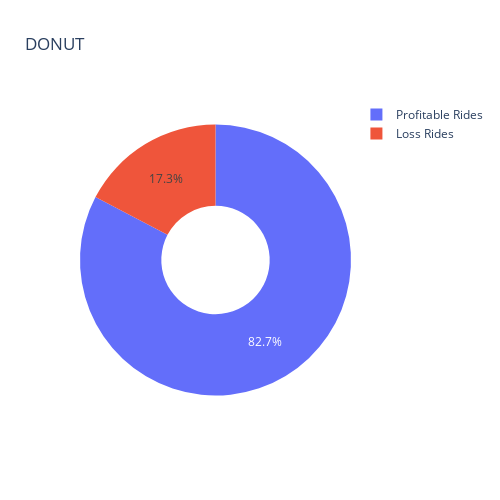

Notebook source saved alongside this figure:
### Code cell
# Calculate the count of profitable and loss rides
profitable_count = len(profitable_rides)
loss_count = len(loss_rides)

# Create a donut chart to show the distribution of profitable and loss rides
labels = ['Profitable Rides', 'Loss Rides']
values = [profitable_count, loss_count]

fig = go.Figure(data=[go.Pie(labels=labels, values=values, hole=0.4)])
fig.update_layout(title='Profitability of Rides (Dynamic Pricing vs. Historical Pricing)')
fig.update_layout(title='DONUT ', width=500, height=500)
fig.show()

### Figure 1 — Plotly figure (JSON) as saved in the notebook; plotly's stock layout.template omitted (floating-point values rounded to 4 significant figures)
{"data": [{"hole": 0.4, "labels": ["Profitable Rides", "Loss Rides"], "type": "pie", "values": [826, 173]}], "layout": {"height": 500, "title": {"text": "DONUT "}, "width": 500}}
